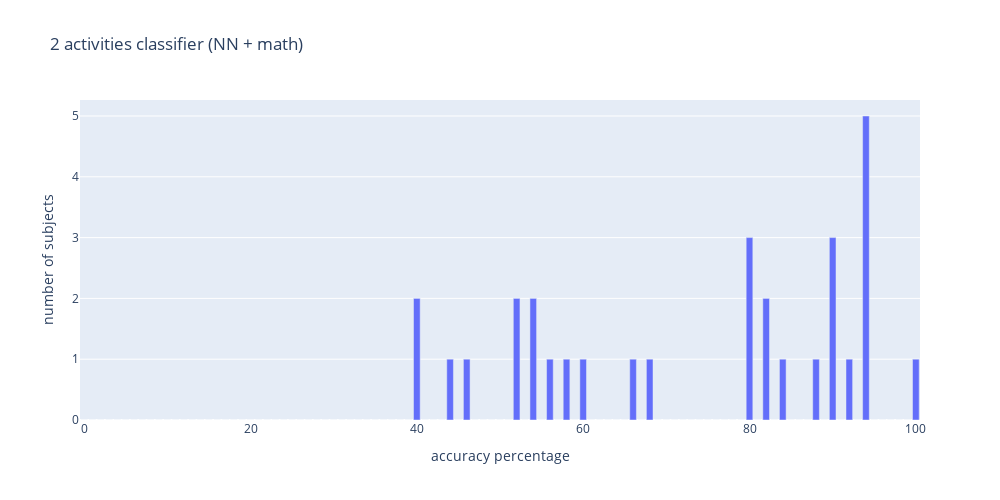

Write notebook code for a chart like this one.
### Code cell
newacc = [sum(acc[i])/len(acc[i]) for i in range(len(acc))]
histro = {'x':[i for i in range(0,101)],'y':[0 for i in range(0,101)]}
for ac in newacc:
    newval = (int(ac*100)//2)*2
    histro['y'][newval]+=1
import plotly.express as px
fig = px.bar(histro, x='x', y='y',labels={
                     'x':'accuracy percentage','y':'number of subjects'
                 },title = '2 activities classifier (NN + math)',width=1000,height=500)
fig.show()

### Figure 1 — Plotly figure (JSON) as saved in the notebook; plotly's stock layout.template omitted (floating-point values rounded to 4 significant figures)
{"data": [{"alignmentgroup": "True", "hovertemplate": "accuracy percentage=%{x}<br>number of subjects=%{y}<extra></extra>", "legendgroup": "", "marker": {"color": "#636efa", "pattern": {"shape": ""}}, "name": "", "offsetgroup": "", "orientation": "v", "showlegend": false, "textposition": "auto", "type": "bar", "x": [0, 1, 2, 3, 4, 5, 6, 7, 8, 9, 10, 11, 12, 13, 14, 15, 16, 17, 18, 19, 20, 21, 22, 23, 24, 25, 26, 27, 28, 29, 30, 31, 32, 33, 34, 35, 36, 37, 38, 39, 40, 41, 42, 43, 44, 45, 46, 47, 48, 49, 50, 51, 52, 53, 54, 55, 56, 57, 58, 59, 60, 61, 62, 63, 64, 65, 66, 67, 68, 69, 70, 71, 72, 73, 74, 75, 76, 77, 78, 79, 80, 81, 82, 83, 84, 85, 86, 87, 88, 89, 90, 91, 92, 93, 94, 95, 96, 97, 98, 99, 100], "xaxis": "x", "y": [0, 0, 0, 0, 0, 0, 0, 0, 0, 0, 0, 0, 0, 0, 0, 0, 0, 0, 0, 0, 0, 0, 0, 0, 0, 0, 0, 0, 0, 0, 0, 0, 0, 0, 0, 0, 0, 0, 0, 0, 2, 0, 0, 0, 1, 0, 1, 0, 0, 0, 0, 0, 2, 0, 2, 0, 1, 0, 1, 0, 1, 0, 0, 0, 0, 0, 1, 0, 1, 0, 0, 0, 0, 0, 0, 0, 0, 0, 0, 0, 3, 0, 2, 0, 1, 0, 0, 0, 1, 0, 3, 0, 1, 0, 5, 0, 0, 0, 0, 0, 1], "yaxis": "y"}], "layout": {"barmode": "relative", "height": 500, "legend": {"tracegroupgap": 0}, "title": {"text": "2 activities classifier (NN + math)"}, "width": 1000, "xaxis": {"anchor": "y", "domain": [0, 1], "title": {"text": "accuracy percentage"}}, "yaxis": {"anchor": "x", "domain": [0, 1], "title": {"text": "number of subjects"}}}}
